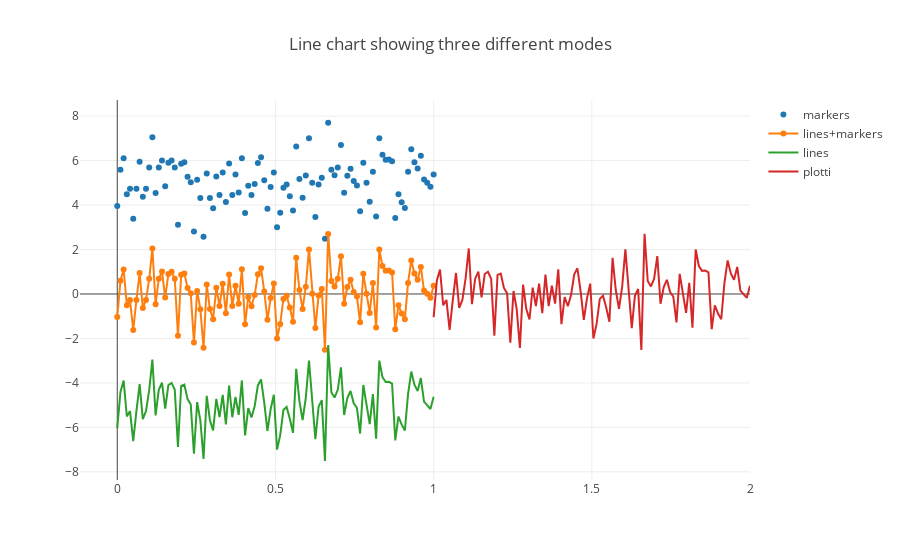

Notebook code for this chart:
### Markdown cell above
# Line Charts

### Code cell
import plotly.offline as pyo
import plotly.graph_objs as go
import numpy as np

np.random.seed(56)
x_values = np.linspace(0, 1, 100) # 100 evenly spaced values
y_values = np.random.randn(100)   # 100 random values

# Create traces
trace0 = go.Scatter(
    x = x_values,
    y = y_values+5,
    mode = 'markers',
    name = 'markers'
)
trace1 = go.Scatter(
    x = x_values,
    y = y_values,
    mode = 'lines+markers',
    name = 'lines+markers'
)
trace2 = go.Scatter(
    x = x_values,
    y = y_values-5,
    mode = 'lines',
    name = 'lines'
)
trace3 = go.Scatter(
    x= x_values+1,
    y= y_values,
    mode = "line",
    name = "plotti"
)
data = [trace0, trace1, trace2,trace3]  # assign traces to data
layout = go.Layout(
    title = 'Line chart showing three different modes'
)
fig = go.Figure(data=data,layout=layout)
pyo.iplot(fig, filename='line1.html')
